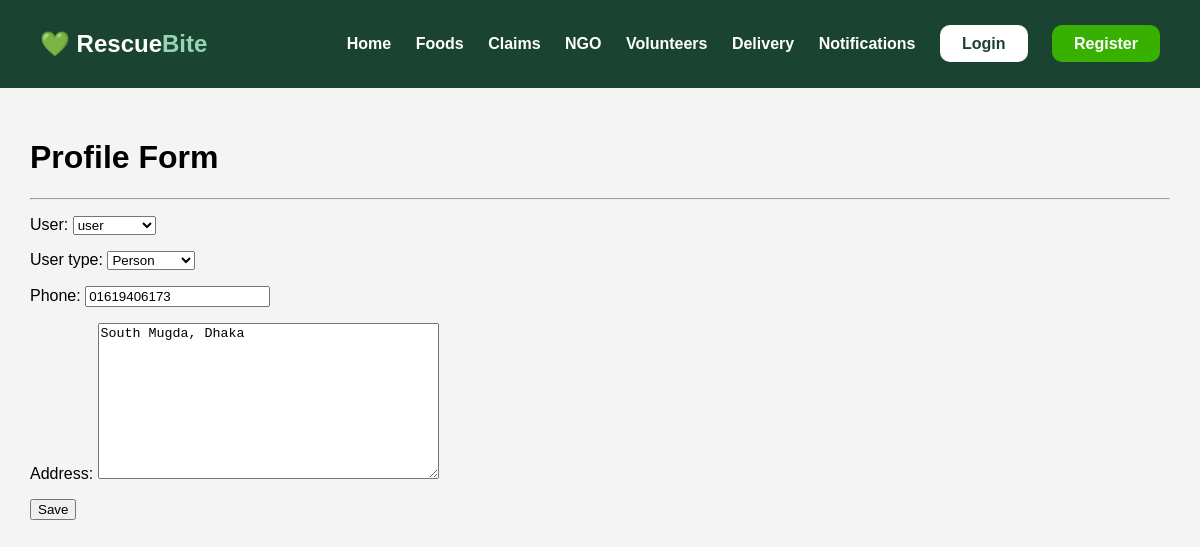
The app's page /update-profile/1/ with its own data.
### accounts/models.py (models this page shows, shortened)
class Profile(models.Model):
    USER_TYPES = (
        ('person', 'Person'),
        ('ngo', 'NGO'),
        ('restaurant', 'Restaurant'),
    )
    user = models.OneToOneField(User, on_delete=models.CASCADE)
    user_type = models.CharField(
        max_length=20,
        choices=USER_TYPES,
        default='person'
    )
    phone = models.CharField(max_length=20)
    address = models.TextField()

### accounts/views.py (the view)
def update_profile(request,id):
    profile = Profile.objects.get(pk=id)
    if request.method == 'POST':
        form = ProfileForm(request.POST,
                           instance=profile)
        if form.is_valid():
            form.save()
            return redirect('/profiles/')
    else:
        form = ProfileForm(instance=profile)
    return render(request,
                  'accounts/forms.html',
                  {'form': form})

### accounts/forms.py
class ProfileForm(forms.ModelForm):
    class Meta:
        model = Profile
        fields = '__all__'

### accounts/templates/accounts/forms.html (shortened to what this page needs)
<!DOCTYPE html>
<html lang="en">
<head>
</head>
<body>
{% extends 'base.html' %}
{% block content %}
<h1>Profile Form</h1>
<hr>
<form method="POST">
    {{ form.as_p }}
    <button type="submit">
        Save
    </button>
</form>
{% endblock %}

### static/css/style.css (style rules this page uses)
body { margin:0; font-family:Arial; background:#f4f4f4; }

### records on screen
Profile: user "user", user_type "Person", phone "01619406173", address "South Mugda, Dhaka"
